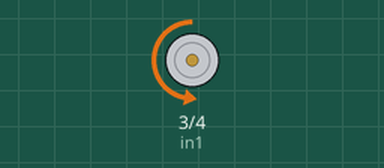
Simulated run of this sketch. Board: Arduino Uno, built with avr-gcc and run on an emulated ATmega328P. Parts: motor-driver pin pairs drawn as motors (green arrow = first pin HIGH = forward, orange = second pin HIGH = backward, longer = more drive, scaled by the enable pin).

Above: at 0.5 s.
Timing chart, 0 to 4.6 s (numbered marks = the images above):
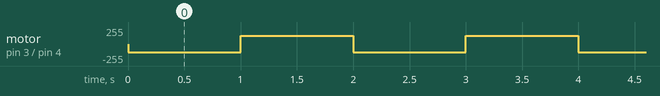

Measured:
- by itself, motor on pin 3 (in1) / pin 4 (in2): alternates forward 127/255 for 1.0 s and backward 127/255 for 1.0 s

The sketch:

l298n-test.ino
```cpp
/**
 * IN1 -> D3
 * IN2 -> D4
 * ENA -> D5
 */
 const int in1 = 3;
 const int in2 = 4;
 const int ena = 5;

void setup() {
  // put your setup code here, to run once:
  pinMode(in1, OUTPUT);
  pinMode(in2, OUTPUT);
  pinMode(ena, OUTPUT);
  analogWrite(ena, 127);
}

void loop() {
  // put your main code here, to run repeatedly:
  digitalWrite(in1, LOW);
  digitalWrite(in2, HIGH);
  delay(1000);
  digitalWrite(in1, HIGH);
  digitalWrite(in2, LOW);
  delay(1000);
}
```
